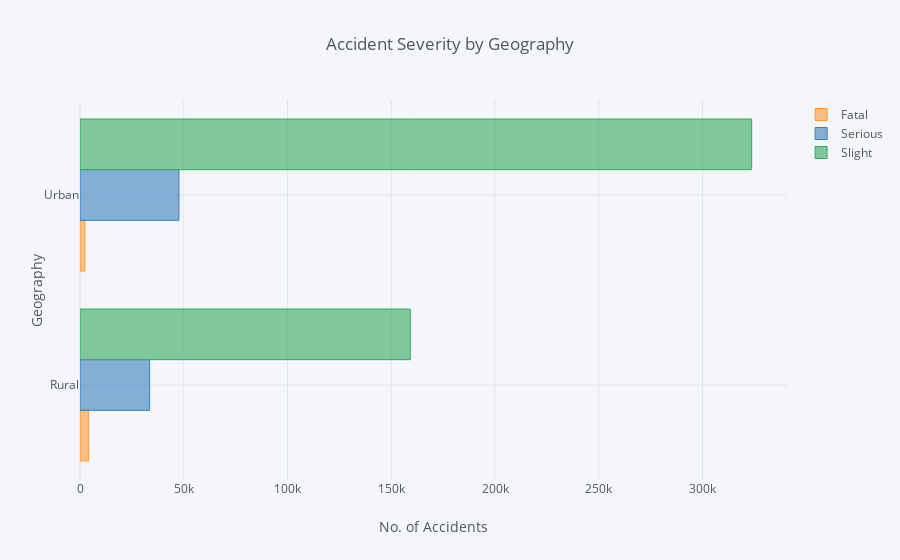

Notebook source saved alongside this figure:
### Code cell
geo_area_plt.iplot(kind='barh',title='Accident Severity by Geography',xTitle='No. of Accidents',yTitle='Geography')

### Figure 1 — Plotly figure (JSON) as saved in the notebook; plotly's stock layout.template omitted (floating-point values rounded to 4 significant figures)
{"data": [{"marker": {"color": "rgba(255, 153, 51, 0.6)", "line": {"color": "rgba(255, 153, 51, 1.0)", "width": 1}}, "name": "Fatal", "orientation": "h", "text": "", "type": "bar", "uid": "be6871da-82e7-11e9-9f0b-f45c8991f033", "visible": true, "x": [4165, 2354], "y": ["Rural", "Urban"]}, {"marker": {"color": "rgba(55, 128, 191, 0.6)", "line": {"color": "rgba(55, 128, 191, 1.0)", "width": 1}}, "name": "Serious", "orientation": "h", "text": "", "type": "bar", "uid": "be68739c-82e7-11e9-b2ed-f45c8991f033", "visible": true, "x": [33546, 47693], "y": ["Rural", "Urban"]}, {"marker": {"color": "rgba(50, 171, 96, 0.6)", "line": {"color": "rgba(50, 171, 96, 1.0)", "width": 1}}, "name": "Slight", "orientation": "h", "text": "", "type": "bar", "uid": "be68746e-82e7-11e9-8c24-f45c8991f033", "visible": true, "x": [159177, 323674], "y": ["Rural", "Urban"]}], "layout": {"autosize": true, "legend": {"bgcolor": "#F5F6F9", "font": {"color": "#4D5663"}}, "paper_bgcolor": "#F5F6F9", "plot_bgcolor": "#F5F6F9", "title": "Accident Severity by Geography", "titlefont": {"color": "#4D5663"}, "xaxis": {"autorange": true, "gridcolor": "#E1E5ED", "range": [0, 340700.0], "showgrid": true, "tickfont": {"color": "#4D5663"}, "title": "No. of Accidents", "titlefont": {"color": "#4D5663"}, "type": "linear", "zerolinecolor": "#E1E5ED"}, "yaxis": {"autorange": true, "gridcolor": "#E1E5ED", "range": [-0.5, 1.5], "showgrid": true, "tickfont": {"color": "#4D5663"}, "title": "Geography", "titlefont": {"color": "#4D5663"}, "type": "category", "zerolinecolor": "#E1E5ED"}}}
